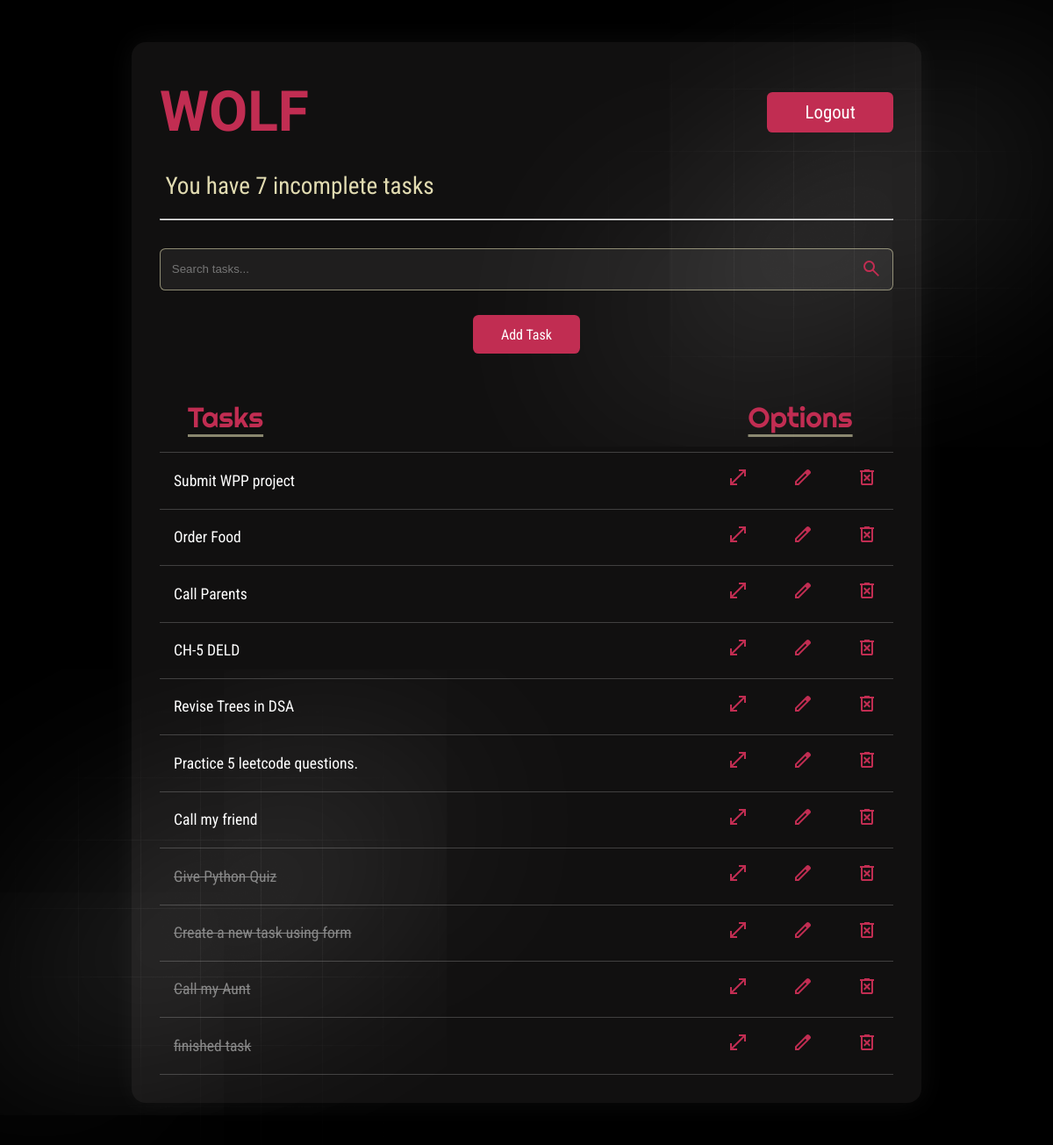
Page /tasks/ (signed in) on the committed database.
### base/models.py (models this page shows, shortened)
class Task(models.Model):
    user = models.ForeignKey(User, on_delete=models.CASCADE, null=True, blank=True)
    title = models.CharField(max_length=200, null=True, blank=True)
    description = models.TextField(null=True, blank=True)
    complete = models.BooleanField(default=False)
    create = models.DateTimeField(auto_now_add=True)
    class Meta:
        ordering = ['complete'] # send complete items to bottom of the list

### base/views.py (the view)
# urls.py: path('',TaskList.as_view(),name='tasks'),
class TaskList(LoginRequiredMixin, ListView):
    model = Task
    template_name = 'base/task_list.html'
    context_object_name = 'mytasks'
    def get_queryset(self):
        return Task.objects.filter(user=self.request.user)
    def get_context_data(self, **kwargs):
        context = super().get_context_data(**kwargs)
        context['mytasks'] = context['mytasks'].filter(user=self.request.user)
        context['count'] = context['mytasks'].filter(complete=False).count()
        search_input = self.request.GET.get('search-area') or ''
        if search_input:
            context['mytasks'] = context['mytasks'].filter(title__icontains=search_input)
        context['search_input'] = search_input
        return context

### base/templates/base/task_list.html (shortened to what this page needs)
{% load static %}
<!DOCTYPE html>
<html>
<head>
    <link rel='stylesheet' href="{% static 'base/task_list-style.css' %}">
</head>
<body>
    <img class="image-gradient-bottom-left" src="{% static 'base/gradient.png' %}" alt="gradientBL">
    <div class="layer-blur-bottom-left"></div>
    <img class="image-gradient-top-right" src="{% static 'base/gradient.png' %}" alt="gradientTR">
    <div class="layer-blur-top-right"></div>
    <div class="container">
        {% if request.user.is_authenticated %}
            <div class="user-logout">
                <h1 class="user">{{request.user}}</h1>
                <form action="{% url 'logout' %}" method="post">
                    <button class="logout-btn" type="submit">Logout</button>
                </form>
            </div>
        {% else %}
            <form action="{% url 'login' %}" method="post">
                {% csrf_token %}
            </form>
        {% endif %}
        <h2>You have {{count}} incomplete task{{ count|pluralize:"s" }}</h2>
        <hr>
        <form method="GET" class="search-form">
            <div class="search-wrapper">
                <input type="text" name="search-area" value="{{search_input}}" placeholder="Search tasks...">
                <button class="search-btn" type="submit"></button>
            </div>
        </form>
        <form class="add-task" action="{% url 'task-create' %}" method="get">
            <button class="addtask-btn" type="submit">Add Task</button>
        </form>
        <table>
            <tr>
                <th>Tasks</th>
                <th class="options-heading">Options</th>
            </tr>
            {% for task in mytasks %}
            <tr>
                <td class="{% if task.complete %}completed-task{% endif %}">{{ task.title }}</td>
                <td class="task-options">
                    <a href="{% url 'task' task.id %}"><svg xmlns="http://www.w3.org/2000/svg" height="24px" viewBox="0 -960 960 960" width="24px" fill="#c12d52"><path d="M120-120v-320h80v184l504-504H520v-80h320v320h-80v-184L256-200h184v80H120Z"/></svg></a>
                    <a href="{% url 'task-edit' task.id %}"></a>
                    <a href="{% url 'task-delete' task.id %}"></a>
                </td>
            </tr>
            {% empty %}
            <tr><td colspan="2"><h3>NO ITEMS</h3></td></tr>
            {% endfor %}
        </table>
    </div>
</body>
</html>

### base/static/base/task_list-style.css (style rules this page uses)
* { margin: 0; padding: 0; box-sizing: border-box; }
body { background-color: black; color: #e7e7e7; min-height: 100vh; line-height: 1.5; }
.image-gradient-bottom-left { position: absolute; bottom: 0; left: 0; opacity: 0.6; z-index: -1; }
.layer-blur-bottom-left { height: 0; width: 30rem; position: absolute; bottom: 20%; left: 0; box-shadow: 0 0 700px 15px white; transform: rotate(-30deg); z-index: -1; }
.image-gradient-top-right { position: absolute; top: 0; right: 0; opacity: 0.6; z-index: -1; }
.layer-blur-top-right { height: 0; width: 30rem; position: absolute; top: 20%; right: 0; box-shadow: 0 0 700px 15px white; transform: rotate(-30deg); z-index: -1; }
.container { background-color: rgba(208, 206, 204, 0.08); border-radius: 1rem; box-shadow: 0 0 30px rgba(255, 255, 255, 0.05); max-width: 900px; margin: 3rem auto; padding: 2rem; animation: fadeSlideIn 0.8s ease forwards; }
h1.user { height: auto; font-family: "Moirai One", system-ui; color: #c12d52; font-size: 4rem; text-align: left; }
h2 { color: #e1dbb1; font-family: "Roboto Condensed", sans-serif; font-size: 1.7rem; font-weight: 400; margin-left: 0.4rem; margin-top: 1rem; margin-bottom: 1rem; }
.user-logout { display: flex; justify-content: space-between; align-items: center; margin-bottom: 1rem; }
.logout-btn { background-color: #c12d52; color: white; border: none; padding: 0.7rem 2.7rem; border-radius: 0.4rem; font-family: "Roboto Condensed", sans-serif; font-size: 1.3rem; font-style: bold; font-weight: 400; cursor: pointer; transition: background-color 0.3s ease; }
.search-form { margin-top: 2rem; }
.search-wrapper { position: relative; width: 100%; }
.search-wrapper input[type="text"] { width: 100%; height: 3rem; padding: 0.6rem 3rem 0.6rem 0.8rem; border-radius: 0.4rem; border: 1px solid #e1dbb194; background-color: rgba(255, 255, 255, 0.06); color: white; transition: all 0.2s ease; }
.search-wrapper .search-btn { position: absolute; top: 55%; right: 0.4rem; transform: translateY(-55%); background-color: transparent; border: none; cursor: pointer; padding: 0.4rem; }
.add-task { padding-top: 20px; text-align: center; }
.addtask-btn { background-color: #c12d52; color: white; border: none; padding: 0.8rem 2rem; border-radius: 0.4rem; font-family: "Roboto Condensed", sans-serif; font-size: 1rem; cursor: pointer; margin: 0.5rem 0; transition: background-color 0.3s ease; }
input[type="text"] { padding: 0.6rem; border-radius: 0.4rem; border: 1px solid #aaa; background-color: rgba(255, 255, 255, 0.06); color: white; margin-right: 0.5rem; width: 87%; }
table { width: 100%; margin-top: 1.5rem; border-collapse: collapse; font-size: 1rem; }
tbody tr { border-bottom: 1px solid rgba(255, 255, 255, 0.2); }
th, td { padding: 1rem 0; vertical-align: middle; font-family: "Roboto Condensed", sans-serif; font-size: 1.1rem; color: white; }
.completed-task { text-decoration: line-through; color: #888888; }
td.task-options { text-align: right; padding-right: 1.5rem; padding-left: 1rem; }
td.task-options a { display: inline-block; margin-left: 2.85rem; vertical-align: middle; }
th { text-align: center; vertical-align: middle; text-decoration: underline; text-underline-offset: 7.5px; text-decoration-color: #e1dbb194; font-family: "Righteous", sans-serif; font-size: 2rem; color: #c12d52; font-weight: 300; }
th.options-heading { text-align: center; }
th:first-child { width: 70%; text-align: left; padding-left: 2rem; }
td:first-child { width: 60%; text-align: left; padding-left: 1rem; }
th:last-child { width: 30%; text-align: right; padding-right: 2.9rem; }
td:last-child { width: 40%; padding-right: 1.1rem; }

### rows in the picture
Task: title "Submit WPP project"
Task: title "Order Food"
Task: title "Call Parents"
Task: title "CH-5 DELD"
Task: title "Revise Trees in DSA"
Task: title "Practice 5 leetcode questions."
Task: title "Call my friend"
Task: title "Give Python Quiz"
Task: title "Create a new task using form"
Task: title "Call my Aunt"
Task: title "finished task"

### other values in the picture
{{ request.user }} "WOLF"
{{ count }} "7"
